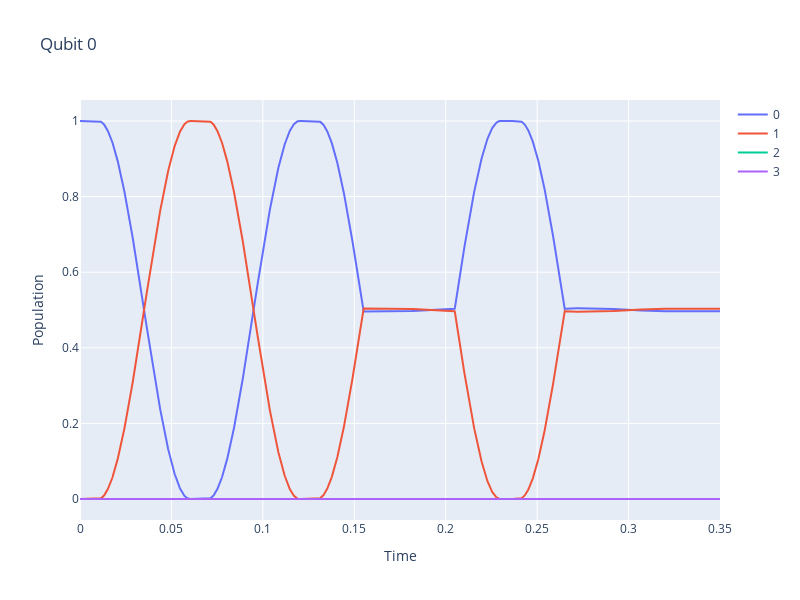

The code cell stored with this chart in its notebook:
### Markdown cell above
To produce a simulation, we invoke the method of the our transpiler: build_transpiled_circuit. The transpiler will remember the RQC we transpiled and the schedule that was produced and run the simulation of the system using RydbergQubit class. The method will return a RydbergQubit that will contain the information of the simulation. We can plot that using the atom property and its showResults method.

### Code cell
rydberg_register = qc_transpiler.build_transpiled_circuit(init_state=qt.basis(4,0))
rydberg_register.atom.showResults(plot_mode="plotly", figure_size=(800, 600))

### Figure 1 — Plotly figure (JSON) as saved in the notebook; plotly's stock layout.template omitted (floating-point values rounded to 4 significant figures; data arrays with more than 128 entries replaced by an {"elided": "..."} marker saying what was removed)
{"data": [{"name": "0", "type": "scatter", "x": {"elided": "2000 float values"}, "y": {"elided": "2000 float values"}}, {"name": "1", "type": "scatter", "x": {"elided": "2000 float values"}, "y": {"elided": "2000 float values"}}, {"name": "2", "type": "scatter", "x": {"elided": "2000 float values"}, "y": {"elided": "2000 int values"}}, {"name": "3", "type": "scatter", "x": {"elided": "2000 float values"}, "y": {"elided": "2000 int values"}}], "layout": {"height": 600, "showlegend": true, "title": {"text": "Qubit 0"}, "width": 800, "xaxis": {"title": {"text": "Time"}}, "yaxis": {"title": {"text": "Population"}}}}
